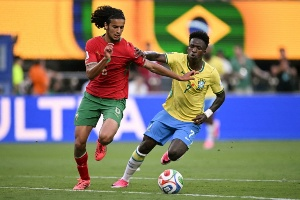
#> input picture tp1/exercice3/image_300x200.jpg, 300 x 200 px
$ python script.py
#> lines starting #> are read from the running program, lines starting #| are printed output that depends on the picture
import cv2

# Charger image
img = cv2.imread('image_300x200.jpg')
#> img is the input picture: shape (200, 300, 3); mean B, G, R 104.9, 126.8, 134.9
if img is None:
 print("Erreur")
else:
    # conversion en niveau de gris
    gray = cv2.cvtColor(img, cv2.COLOR_BGR2GRAY)
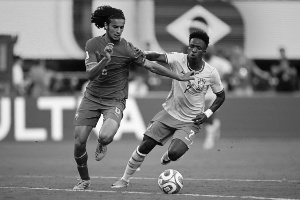
#> gray: shape (200, 300); min 0, max 254, mean 126.7
    # Filtrage médian (réduction du bruit)
    median = cv2.medianBlur(gray, 5)
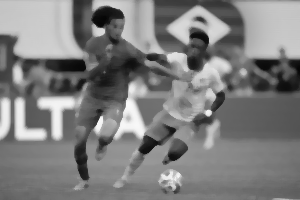
#> median: shape (200, 300); min 6, max 248, mean 126.6
    #redimensionnement à 320x240
    resized = cv2.resize(median, (320, 240))
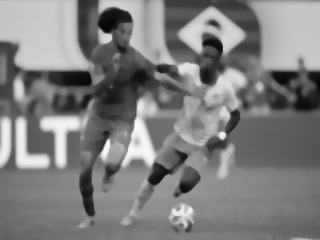
#> resized: shape (240, 320); min 6, max 248, mean 126.5
    # sauvegarde
    cv2.imwrite('resized.jpg', resized)
    # Affichage
    cv2.imshow('Original', img)
    cv2.imshow('Gris', gray)
    cv2.imshow('Median', median)
    cv2.imshow('Redimensionne', resized)
    cv2.waitKey(0)
    cv2.destroyAllWindows()
